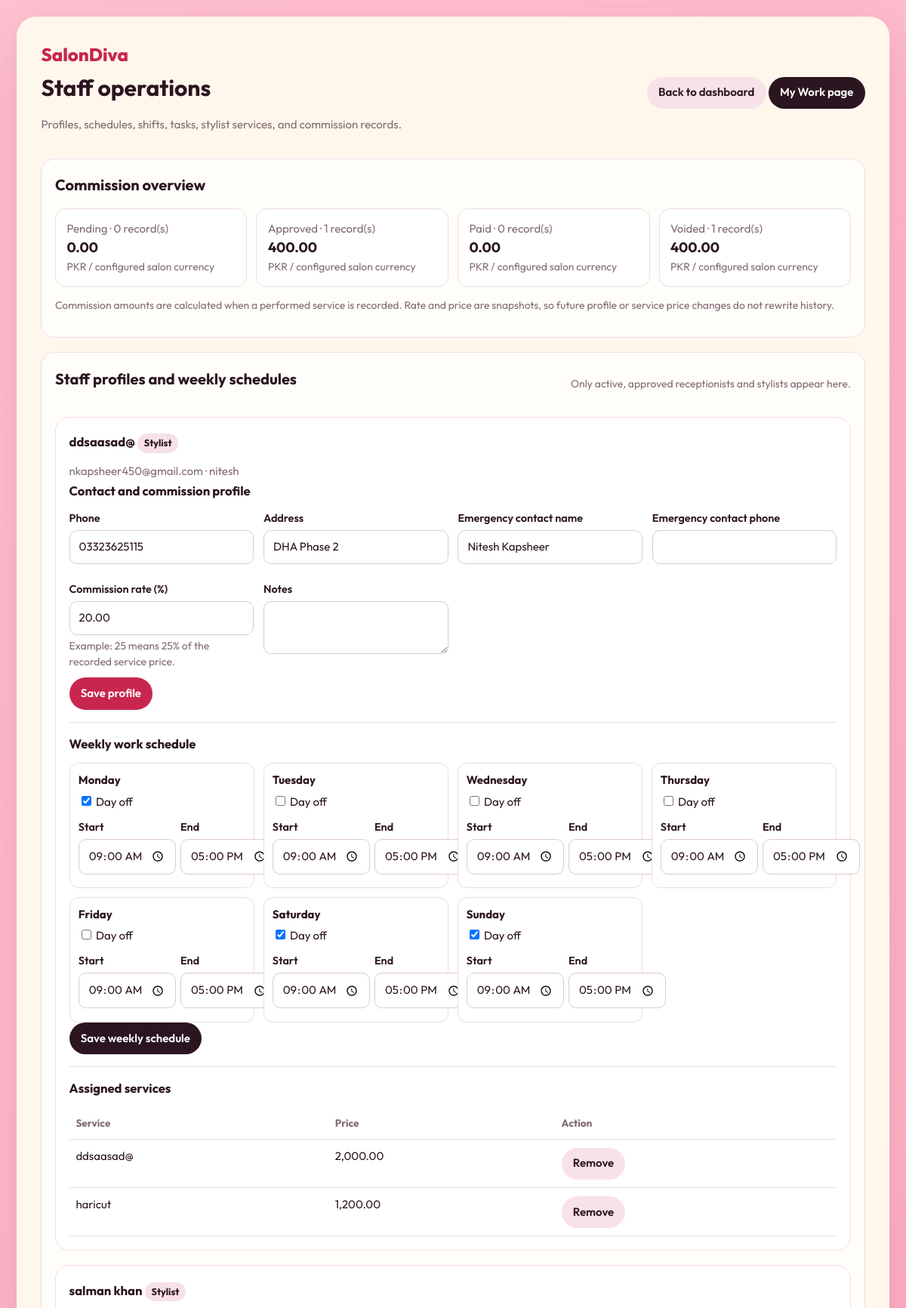
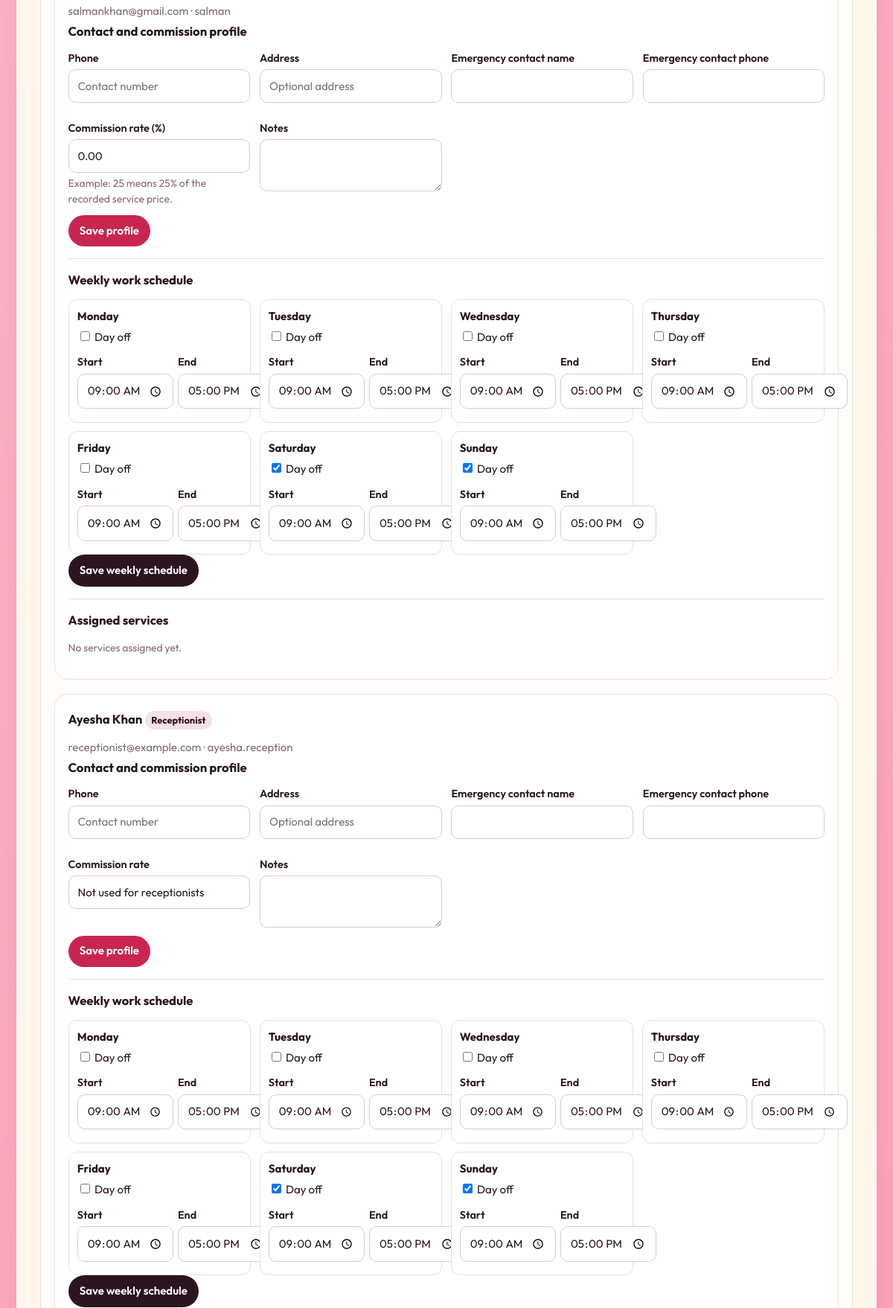
Screenshot of /staff-management.php (signed in, upper part) with the database file from the repository (2 pictures, top to bottom).
### tables this page shows
CREATE TABLE `staff_weekly_schedule` (
  `id` bigint(20) UNSIGNED NOT NULL,
  `staff_user_id` bigint(20) UNSIGNED NOT NULL,
  `day_of_week` tinyint(3) UNSIGNED NOT NULL COMMENT '1=Monday through 7=Sunday',
  `is_day_off` tinyint(1) NOT NULL DEFAULT 0,
  `start_time` time DEFAULT NULL,
  `end_time` time DEFAULT NULL,
  `created_at` timestamp NOT NULL DEFAULT current_timestamp(),
  `updated_at` timestamp NOT NULL DEFAULT current_timestamp() ON UPDATE current_timestamp()
);

CREATE TABLE `staff_profiles` (
  `user_id` bigint(20) UNSIGNED NOT NULL,
  `phone` varchar(40) DEFAULT NULL,
  `address` varchar(255) DEFAULT NULL,
  `emergency_contact_name` varchar(120) DEFAULT NULL,
  `emergency_contact_phone` varchar(40) DEFAULT NULL,
  `commission_rate` decimal(5,2) NOT NULL DEFAULT 0.00,
  `notes` text DEFAULT NULL,
  `created_at` timestamp NOT NULL DEFAULT current_timestamp(),
  `updated_at` timestamp NOT NULL DEFAULT current_timestamp() ON UPDATE current_timestamp()
);

CREATE TABLE `users` (
  `id` bigint(20) UNSIGNED NOT NULL,
  `name` varchar(120) NOT NULL,
  `email` varchar(254) NOT NULL,
  `username` varchar(80) DEFAULT NULL,
  `password_hash` varchar(255) NOT NULL,
  `role` enum('admin','receptionist','stylist') NOT NULL DEFAULT 'stylist',
  `is_active` tinyint(1) NOT NULL DEFAULT 1,
  `account_status` enum('pending','approved','rejected') NOT NULL DEFAULT 'pending',
  `created_at` timestamp NOT NULL DEFAULT current_timestamp(),
  `updated_at` timestamp NOT NULL DEFAULT current_timestamp() ON UPDATE current_timestamp()
);

CREATE TABLE `stylist_services` (
  `staff_user_id` bigint(20) UNSIGNED NOT NULL,
  `service_id` bigint(20) UNSIGNED NOT NULL,
  `is_active` tinyint(1) NOT NULL DEFAULT 1,
  `assigned_by` bigint(20) UNSIGNED DEFAULT NULL,
  `assigned_at` timestamp NOT NULL DEFAULT current_timestamp()
);

CREATE TABLE `services` (
  `id` bigint(20) UNSIGNED NOT NULL,
  `name` varchar(120) NOT NULL,
  `description` text DEFAULT NULL,
  `price` decimal(10,2) NOT NULL DEFAULT 0.00,
  `duration_minutes` smallint(5) UNSIGNED NOT NULL DEFAULT 30,
  `is_active` tinyint(1) NOT NULL DEFAULT 1,
  `created_by` bigint(20) UNSIGNED DEFAULT NULL,
  `created_at` timestamp NOT NULL DEFAULT current_timestamp(),
  `updated_at` timestamp NOT NULL DEFAULT current_timestamp() ON UPDATE current_timestamp()
);

### app/db.php (called while the page is built, shortened)
<?php
function db(): PDO
{
    static $pdo = null;
    if ($pdo instanceof PDO) {
        return $pdo;
    }
    $config = require __DIR__ . '/config.php';
    $host = (string)($config['db_host'] ?? '127.0.0.1');
    $dbname = (string)($config['db_name'] ?? 'salondiva');
    $user = (string)($config['db_user'] ?? 'root');
    $pass = (string)($config['db_pass'] ?? '');
    $port = !empty($config['db_port']) ? (int)$config['db_port'] : 3306;
    $portStr = ($port > 0 && $port !== 3306) ? ";port={$port}" : '';
    $options = [
        PDO::ATTR_ERRMODE => PDO::ERRMODE_EXCEPTION,
        PDO::ATTR_DEFAULT_FETCH_MODE => PDO::FETCH_ASSOC,
        PDO::ATTR_EMULATE_PREPARES => false,
    ];
    $hostsToTry = array_unique([$host, '127.0.0.1', 'localhost']);
    $lastError = null;
    foreach ($hostsToTry as $currentHost) {
        try {
            $dsn = sprintf('mysql:host=%s%s;dbname=%s;charset=utf8mb4', $currentHost, $portStr, $dbname);
            $pdo = new PDO($dsn, $user, $pass, $options);
            return $pdo;
        } catch (PDOException $e) {
            $lastError = $e;
            if ($e->getCode() === 1049 || stripos($e->getMessage(), 'Unknown database') !== false) {
                try {
                    $serverDsn = sprintf('mysql:host=%s%s;charset=utf8mb4', $currentHost, $portStr);
                    $serverPdo = new PDO($serverDsn, $user, $pass, $options);
                    $serverPdo->exec("CREATE DATABASE IF NOT EXISTS `{$dbname}` CHARACTER SET utf8mb4 COLLATE utf8mb4_unicode_ci");
                    $pdo = new PDO($dsn, $user, $pass, $options);
                    $sqlFile = dirname(__DIR__) . DIRECTORY_SEPARATOR . 'salondiva.sql';
                    if (file_exists($sqlFile)) {
                        $sql = file_get_contents($sqlFile);
                        if ($sql !== false && trim($sql) !== '') {
                            $pdo->exec($sql);
                        }
                    }
                    return $pdo;
                } catch (Throwable $initEx) {
                    $lastError = $initEx;
                }
            }
        }
    }
    throw new RuntimeException(
        'Database connection failed. Please ensure MySQL is running in XAMPP: ' . ($lastError ? $lastError->getMessage() : 'unknown error'),
        0,
        $lastError
    );
}

### public/staff-management.php (the view, shortened to what this page needs)
<?php
function sd_staff_h(string $value): string { return htmlspecialchars($value, ENT_QUOTES | ENT_SUBSTITUTE, 'UTF-8'); }
$staffStmt = db()->query("SELECT u.id,u.name,u.email,u.username,u.role,u.account_status,p.phone,p.address,p.emergency_contact_name,p.emergency_contact_phone,p.commission_rate,p.notes FROM users u LEFT JOIN staff_profiles p ON p.user_id=u.id WHERE u.role IN ('receptionist','stylist') AND u.is_active=1 AND u.account_status='approved' ORDER BY FIELD(u.role,'stylist','receptionist'),u.name");
$staff = $staffStmt->fetchAll();
$scheduleMap = [];
$schedRows = db()->query('SELECT staff_user_id,day_of_week,is_day_off,start_time,end_time FROM staff_weekly_schedule')->fetchAll();
foreach ($schedRows as $row) $scheduleMap[(int)$row['staff_user_id']][(int)$row['day_of_week']] = $row;
$totals = db()->query("SELECT status,COALESCE(SUM(commission_amount),0) AS total,COUNT(*) AS count_rows FROM service_commissions GROUP BY status")->fetchAll();
$commissionSummary = ['pending'=>0.0,'approved'=>0.0,'paid'=>0.0,'void'=>0.0]; $commissionCounts = ['pending'=>0,'approved'=>0,'paid'=>0,'void'=>0];
foreach ($totals as $total) { $commissionSummary[$total['status']] = (float)$total['total']; $commissionCounts[$total['status']] = (int)$total['count_rows']; }
$dayNames = [1=>'Monday',2=>'Tuesday',3=>'Wednesday',4=>'Thursday',5=>'Friday',6=>'Saturday',7=>'Sunday'];
?>
<!doctype html>
<html lang="en"><head><meta charset="utf-8"><meta name="viewport" content="width=device-width,initial-scale=1"><title>SalonDiva · Staff Operations</title>
</head><body><main class="wrap"><div class="shell">
<div class="top"><div><div class="logo">SalonDiva</div><h1>Staff operations</h1><p class="muted">Profiles, schedules, shifts, tasks, stylist services, and commission records.</p></div><div><a class="btn light" href="dashboard.php">Back to dashboard</a> <a class="btn" href="my-work.php">My Work page</a></div></div>
<section class="section"><h2>Commission overview</h2><div class="stats"><?php foreach (['pending'=>'Pending','approved'=>'Approved','paid'=>'Paid','void'=>'Voided'] as $key=>$label): ?><div class="stat"><span class="muted"><?=sd_staff_h($label)?> · <?=number_format($commissionCounts[$key])?> record(s)</span><b><?=number_format($commissionSummary[$key],2)?></b><span class="hint">PKR / configured salon currency</span></div><?php endforeach; ?></div><p class="hint">Commission amounts are calculated when a performed service is recorded. Rate and price are snapshots, so future profile or service price changes do not rewrite history.</p></section>
<section class="section"><div class="sectionhead"><h2>Staff profiles and weekly schedules</h2><span class="hint">Only active, approved receptionists and stylists appear here.</span></div>
<?php foreach ($staff as $member): $sid=(int)$member['id']; $profileSchedules=$scheduleMap[$sid]??[]; ?><article class="section" style="background:#fff;border-color:#f4dce4"><div class="sectionhead"><div><h3><?=sd_staff_h((string)$member['name'])?> <span class="badge"><?=sd_staff_h(ucfirst((string)$member['role']))?></span></h3><span class="muted"><?=sd_staff_h((string)$member['email'])?><?=!empty($member['username'])?' · '.sd_staff_h((string)$member['username']):''?></span></div></div>
<form method="post" action="staff-management.php"><h3>Contact and commission profile</h3><div class="grid">
<div class="field"><label>Phone</label><input name="phone" maxlength="40" value="<?=sd_staff_h((string)($member['phone']??''))?>" placeholder="Contact number"></div>
<div class="field"><label>Address</label><input name="address" maxlength="255" value="<?=sd_staff_h((string)($member['address']??''))?>" placeholder="Optional address"></div>
<div class="field"><label>Emergency contact name</label><input name="emergency_contact_name" maxlength="120" value="<?=sd_staff_h((string)($member['emergency_contact_name']??''))?>"></div>
<div class="field"><label>Emergency contact phone</label><input name="emergency_contact_phone" maxlength="40" value="<?=sd_staff_h((string)($member['emergency_contact_phone']??''))?>"></div>
<?php if ($member['role']==='stylist'): ?><div class="field"><label>Commission rate (%)</label><input type="number" name="commission_rate" min="0" max="100" step="0.01" required value="<?=sd_staff_h((string)($member['commission_rate']??'0.00'))?>"><span class="hint">Example: 25 means 25% of the recorded service price.</span></div><?php else: ?><input type="hidden" name="commission_rate" value="<?=sd_staff_h((string)($member['commission_rate']??'0.00'))?>"><div class="field"><label>Commission rate</label><input value="Not used for receptionists" disabled></div><?php endif; ?>
<div class="field"><label>Notes</label><textarea name="notes" maxlength="4000"><?=sd_staff_h((string)($member['notes']??''))?></textarea></div></div><button class="btn pink" type="submit">Save profile</button></form>
<div style="height:1px;background:#eedce2;margin:1rem 0"></div><form method="post" action="staff-management.php"><input type="hidden" name="_csrf" value="<?=sd_staff_h(csrf_token())?>"><input type="hidden" name="action" value="save_schedule"><input type="hidden" name="staff_user_id" value="<?=$sid?>"><h3>Weekly work schedule</h3><div class="daygrid"><?php foreach($dayNames as $day=>$dayName): $sch=$profileSchedules[$day]??null; $isOff=$sch ? (int)$sch['is_day_off']===1 : in_array($day,[6,7],true); $st=$sch && $sch['start_time'] ? substr((string)$sch['start_time'],0,5) : '09:00'; $en=$sch && $sch['end_time'] ? substr((string)$sch['end_time'],0,5) : '17:00'; ?><div class="day"><strong><?=sd_staff_h($dayName)?></strong><label style="display:block;margin:.35rem 0"><input type="checkbox" name="schedule[<?=$day?>][off]" value="1" <?=$isOff?'checked':''?>> Day off</label><div class="dayline"><div class="field"><label>Start</label><input type="time" name="schedule[<?=$day?>][start]" value="<?=sd_staff_h($st)?>"></div><div class="field"><label>End</label><input type="time" name="schedule[<?=$day?>][end]" value="<?=sd_staff_h($en)?>"></div></div></div><?php endforeach; ?></div><button class="btn" type="submit">Save weekly schedule</button></form>
<?php if ($member['role']==='stylist'): ?><div style="height:1px;background:#eedce2;margin:1rem 0"></div><h3>Assigned services</h3><?php $as=db()->prepare('SELECT ss.service_id,s.name,s.price FROM stylist_services ss JOIN services s ON s.id=ss.service_id WHERE ss.staff_user_id=:uid AND ss.is_active=1 ORDER BY s.name'); $as->execute(['uid'=>$sid]); $assigned=$as->fetchAll(); ?><?php if (!$assigned): ?><p class="hint">No services assigned yet.</p><?php else: ?><div class="tablewrap"><table><thead><tr><th>Service</th><th>Price</th><th>Action</th></tr></thead><tbody><?php foreach($assigned as $a): ?><tr><td><?=sd_staff_h((string)$a['name'])?></td><td><?=number_format((float)$a['price'],2)?></td><td><form method="post"><input type="hidden" name="_csrf" value="<?=sd_staff_h(csrf_token())?>"><input type="hidden" name="action" value="unassign_service"><input type="hidden" name="staff_user_id" value="<?=$sid?>"><input type="hidden" name="service_id" value="<?=(int)$a['service_id']?>"><button class="btn light" type="submit">Remove</button></form></td></tr><?php endforeach; ?></tbody></table></div><?php endif; ?><?php endif; ?></article><?php endforeach; ?></section>
</div></main></body></html>

### public/staff-management.php (style rules this page uses)
:root { --ink:#2b1520;--pink:#c8264f;--cream:#fff6ec;--muted:#806b73;--line:#eedce2;--green:#176b45;--red:#9e263b }
* { box-sizing:border-box }
body { margin:0;padding:1.4rem;background:linear-gradient(135deg,#ffc2d1,#ff93b0);font:15px/1.5 Outfit,system-ui,sans-serif;color:var(--ink) }
.wrap { max-width:1220px;margin:auto }
.shell { background:var(--cream);border-radius:26px;padding:clamp(1rem,3vw,2rem);box-shadow:0 22px 70px #8f24452b }
.top { display:flex;justify-content:space-between;align-items:center;gap:1rem;flex-wrap:wrap }
.logo { font-size:1.5rem;font-weight:800;color:var(--pink) }
h1 { margin:.2rem 0 }
h2 { font-size:1.25rem;margin:.1rem 0 1rem }
h3 { font-size:1.04rem;margin:.2rem 0 .8rem }
.muted,.hint { color:var(--muted) }
.hint { font-size:.87rem }
.section { margin-top:1.2rem;padding:1.1rem;border:1px solid var(--line);border-radius:18px;background:#fffdf9 }
.grid { display:grid;grid-template-columns:repeat(auto-fit,minmax(230px,1fr));gap:.8rem }
.field { display:flex;flex-direction:column;gap:.25rem;margin-bottom:.65rem }
.field label { font-weight:600;font-size:.9rem }
.field input,.field select,.field textarea,select,input,textarea { max-width:100%;font:inherit }
.field input,.field select,.field textarea { width:100%;padding:.65rem .75rem;border:1px solid #dec9d1;border-radius:10px;background:#fff;color:var(--ink) }
textarea { min-height:70px;resize:vertical }
.btn,button,.link { display:inline-block;border:0;border-radius:999px;background:var(--ink);color:#fff;padding:.62rem .95rem;font:inherit;font-weight:600;text-decoration:none;cursor:pointer }
.btn.pink,.pink { background:var(--pink) }
.btn.light { background:#f8e2e9;color:var(--ink) }
.tablewrap { overflow:auto }
table { border-collapse:collapse;width:100%;min-width:650px }
th,td { text-align:left;padding:.65rem .55rem;vertical-align:top;border-bottom:1px solid var(--line) }
th { font-size:.85rem;color:var(--muted) }
td form { margin:0 }
.badge { display:inline-block;border-radius:999px;padding:.2rem .55rem;font-size:.8rem;background:#f6e1e8 }
.daygrid { display:grid;grid-template-columns:repeat(auto-fit,minmax(220px,1fr));gap:.7rem }
.day { border:1px solid var(--line);border-radius:12px;padding:.7rem;background:#fff }
.dayline { display:grid;grid-template-columns:1fr 1fr;gap:.4rem }
.day .field { margin:.4rem 0 }
.stats { display:grid;grid-template-columns:repeat(auto-fit,minmax(150px,1fr));gap:.75rem }
.stat { background:#fff;border:1px solid var(--line);padding:.9rem;border-radius:14px }
.stat b { font-size:1.15rem;display:block }
.sectionhead { display:flex;align-items:center;justify-content:space-between;gap:1rem;flex-wrap:wrap }

### rows the page displays
staff_weekly_schedule: is_day_off "0", day_of_week "1"
staff_profiles: user_id.name "ddsaasad@", user_id.role "Stylist", user_id.email "nkapsheer450@gmail.com", user_id.username "nitesh", phone "03323625115", address "DHA Phase 2", emergency_contact_name "Nitesh Kapsheer", commission_rate "20.00", dayName "Monday", user_id.start_time "09:00", user_id.end_time "17:00", dayName "Tuesday", dayName "Wednesday", dayName "Thursday", dayName "Friday", dayName "Saturday", dayName "Sunday"
users: id.is_day_off "☑"
stylist_services: service.name "ddsaasad@", service.price "2,000.00"
stylist_services: service.name "haricut", service.price "1,200.00"
users: name "salman khan", role "Stylist", email "salmankhan@gmail.com", username "salman", commission_rate "0.00", dayName "Monday", dayName "Tuesday", dayName "Wednesday", dayName "Thursday", dayName "Friday", dayName "Saturday", dayName "Sunday", shows "Assigned services", shows "No services assigned yet."
staff_profiles: user_id.name "Ayesha Khan", user_id.role "Receptionist", user_id.email "receptionist@example.com", user_id.username "ayesha.reception", dayName "Monday", user_id.start_time "09:00", user_id.end_time "17:00", dayName "Tuesday", dayName "Wednesday", dayName "Thursday", dayName "Friday", dayName "Saturday", dayName "Sunday"
users: id.is_day_off "☑"

### other values shown
sd_staff_h($label) "Pending"
$commissionSummary[$key] "0.00"
sd_staff_h($label) "Approved"
$commissionSummary[$key] "400.00"
sd_staff_h($label) "Paid"
sd_staff_h($label) "Voided"
